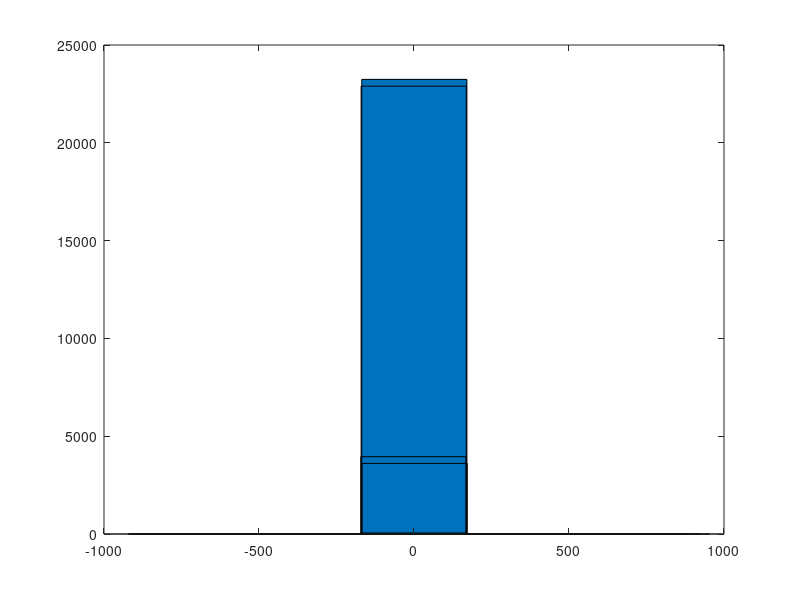

Reproduce this figure in MATLAB.
clear all;
clc;
close all;
raw_data = load('sin_fs12e6_s0.2_h00.txt');
% raw data
y = raw_data(:,1);
x = linspace(0,12e6/2,length(y));
fft_y = fft(y);
%semilogx(x, abs(fft_y))
%title('FFT diagram')
%xlabel('Log of frequency (Hz)')
%ylabel('FFT value')
count_pos = 0;
count_neg = 0;
for i = 1:length(y)
    if y(i) == 1
        count_pos = count_pos + 1;
    elseif y(i) == 2
        count_neg = count_neg + 1;
    end
end

%figure
%bar([1, -1],[count_pos, count_neg])
%title('Bar diagram between 1 and -1')
%ylabel('Count number #')

width = 0;
count = zeros(1, length(y));
for i = 3:length(y)
    if y(i) == y(i - 1)
        width = width + 1;
    else
        count(i) = width;
        width = 0;
    end
end
count = count(count ~= 0);

count_pos = zeros(1, length(count));
count_neg = zeros(1, length(count));
for i = 1:length(count)
    if rem(i,2) == 0
        count_pos(i) = count(i);
    else
        count_neg(i) = count(i);
    end
end
count_pos = count_pos(count_pos ~= 0);
count_neg = count_neg(count_neg ~= 0);

dlmwrite('count_pos.txt',count_pos','\n');
dlmwrite('count_neg.txt',count_neg','\n');

stat_pos = load('stat_pos.txt');
width_pos = stat_pos(:,1);
count_pos = stat_pos(:,2);
%bar(width_pos, count_pos)
%figure
stat_neg = load('stat_neg.txt');
width_neg = stat_neg(:,1);
count_neg = stat_neg(:,2);
%bar(width_neg, count_neg)
bar([width_pos; -width_neg],[count_pos; count_neg])


